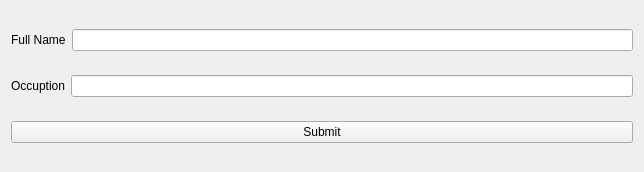
<?xml version="1.0" encoding="UTF-8"?>
<ui version="4.0">
 <class>Widget</class>
 <widget class="QWidget" name="Widget">
  <property name="geometry">
   <rect>
    <x>0</x>
    <y>0</y>
    <width>644</width>
    <height>172</height>
   </rect>
  </property>
  <property name="windowTitle">
   <string>Form</string>
  </property>
  <layout class="QVBoxLayout" name="verticalLayout">
   <item>
    <layout class="QHBoxLayout" name="horizontalLayout">
     <item>
      <widget class="QLabel" name="label">
       <property name="text">
        <string>Full Name</string>
       </property>
      </widget>
     </item>
     <item>
      <widget class="QLineEdit" name="full_name_line_edit"/>
     </item>
    </layout>
   </item>
   <item>
    <layout class="QHBoxLayout" name="horizontalLayout_2">
     <item>
      <widget class="QLabel" name="label_2">
       <property name="text">
        <string>Occuption</string>
       </property>
      </widget>
     </item>
     <item>
      <widget class="QLineEdit" name="occupation_line_edit"/>
     </item>
    </layout>
   </item>
   <item>
    <widget class="QPushButton" name="submit_button">
     <property name="text">
      <string>Submit</string>
     </property>
    </widget>
   </item>
  </layout>
 </widget>
 <resources/>
 <connections/>
</ui>
